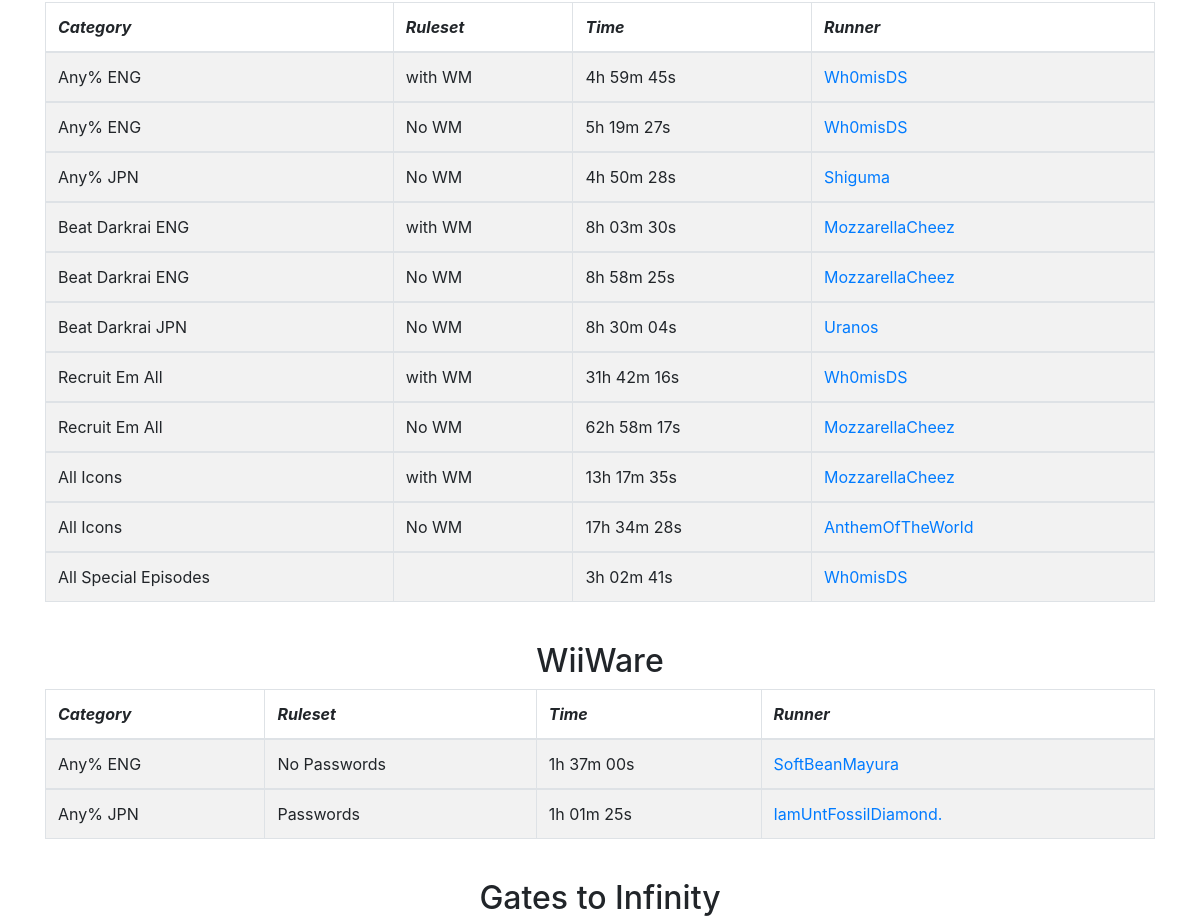
Page /records/ (middle part) on the earlier database version.
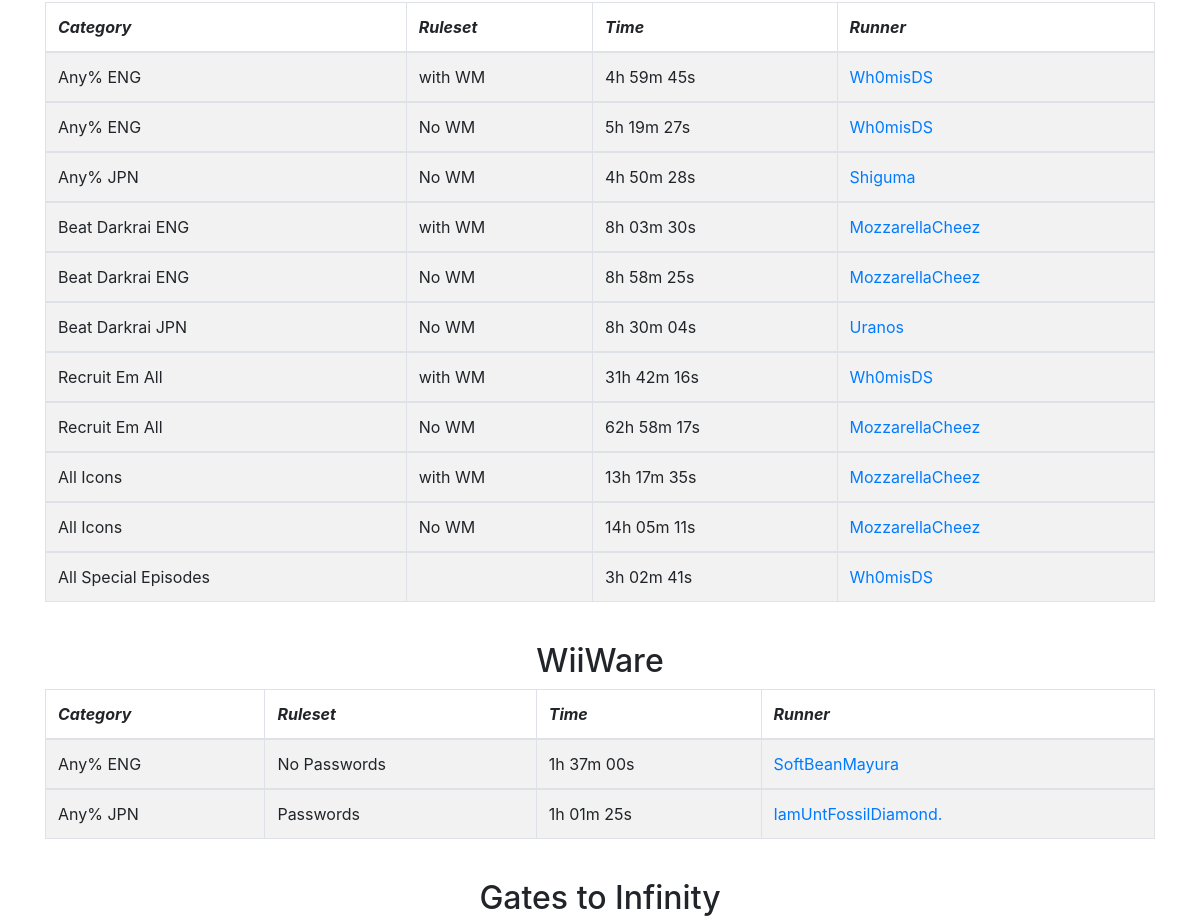
Same page on the later database version.
### records/models.py (models this page shows, shortened)
class Run(models.Model):
	game = models.CharField(max_length=200, help_text='Name of the game name (including Multiple)')
	category = models.CharField(max_length=200, help_text='Name of the category (ie. any%, Recruit Em All)')
	ruleset = models.CharField(max_length=200, help_text='Name of applicable rulesets ie. if Wonder Mail is permitted')
	playerName = models.CharField(max_length=200, help_text='sr.c username of runner')
	runTime = models.CharField(max_length=200, help_text='Format: *h *m *s')

### records/views.py (the view)
# urls.py: path('', views.index, name='index')
def index(request):
	num_categories = Run.objects.all().count()
	num_valid_categories = Run.objects.exclude(playerName="").count()
	myDB = sqlite3.connect('./db.sqlite3')
	myDB.row_factory = lambda cursor, row: row[0]
	list_of_games = myDB.execute("SELECT DISTINCT game FROM records_run").fetchall()
	myDB.close()
	valid_runs = Run.objects.exclude(playerName="")
	all_runs = Run.objects.all()
	context = {
		'num_categories': num_categories,
		'num_valid_categories': num_valid_categories,
		'list_of_games': list_of_games,
		'all_runs': all_runs
	}
	return render(request, 'index.html', context=context)

### records/templates/index.html (shortened to what this page needs)
{% extends "base_generic.html" %}
{% block content %}
<div class="container">
	<br>
  {% if list_of_games %}
	{% for game_title in list_of_games %}
		<h2 class="text-center">{{game_title}}</h2>
		<table class="table table-striped table-bordered">
			<thead><tr>
				<th scope="col"><em>Category</em></th>
				<th scope="col"><em>Ruleset</em></th>
				<th scope="col"><em>Time</em></th>
				<th scope="col"><em>Runner</em></th>
			</tr></thead>
		{% for run in all_runs %}
			{% if run.game == game_title %}
				{% if run.runTime != "" %}
					<tr>
						<td>{{ run.category }}</td>
						<td>{{ run.ruleset }}</td>
						<td>{{ run.runTime }}</td>
						<td>
							<a href="https://speedrun.com/user/{{run.playerName}}">{{ run.playerName}}</a>
						</td>
					</tr>
				{% endif %}
			{% endif %}
		{% endfor %}
		</table>
		<br>
	{% endfor %}
  {% else %}
	<p>List of games not working.</p>
  {% endif %}
</div>
{% endblock %}

Differences in the rows shown:
changed Run (number 10 of 13 on the later page): runTime "17h 34m 28s" → "14h 05m 11s"; playerName "AnthemOfTheWorld" → "MozzarellaCheez"
